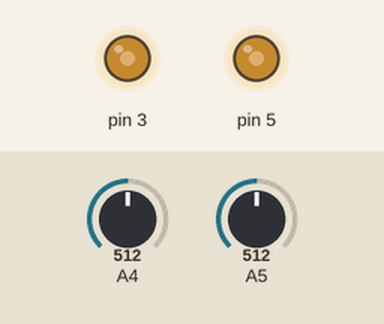
Simulated run of this sketch. Board: Arduino Uno, built with avr-gcc and run on an emulated ATmega328P. Shown: output pins drawn as LEDs (lit = HIGH). The inputs (shaded band) are chosen by the test bench; at power-on: A4 = 512, A5 = 512.

Above: at 1.2 s.
1.3 s: A4 set to 716
At 2.1 s:
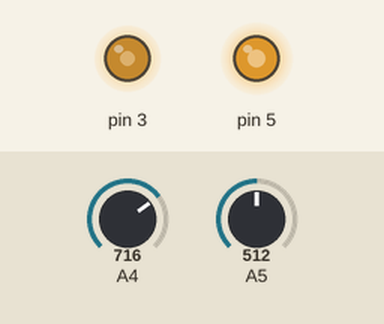
2.8 s: A5 set to 716
At 3.2 s:
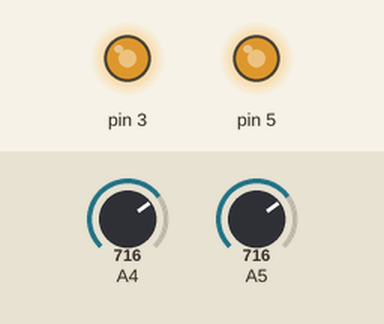
4.3 s: A4 set to 900
At 5.5 s:
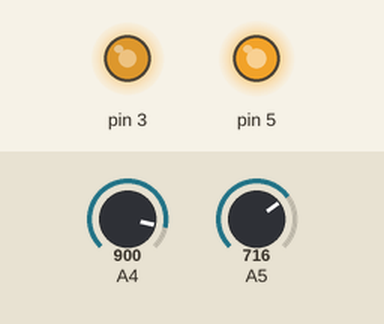
5.8 s: A5 set to 900
At 6.7 s:
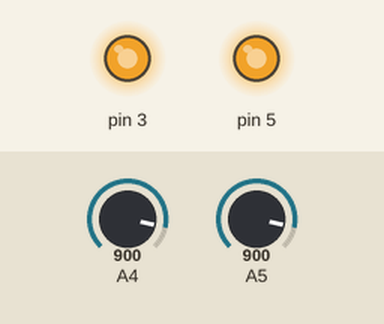
7.3 s: A4 set to 511
At 7.8 s:
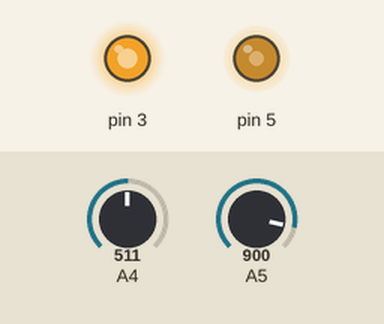
8.8 s: A5 set to 122
At 10.2 s:
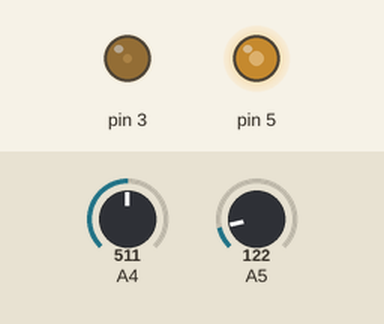
Timing chart, 0 to 11.3 s (numbered marks = the images above; inputs shaded):
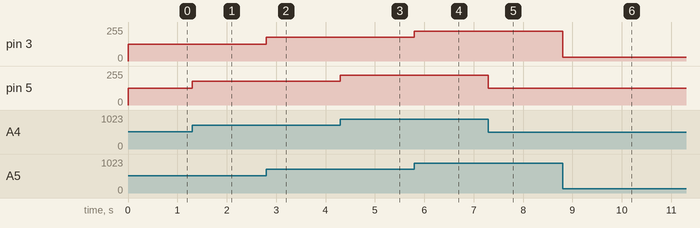

The sketch:

chal2.ino
```cpp
int LED_1,LED_2;

void setup() {
  // put your setup code here, to run once:
  pinMode(3, OUTPUT);
  pinMode(5, OUTPUT);
}

void loop() {
  // put your main code here, to run repeatedly:
  LED_1= map(analogRead(A5),0,1023,0,255);
  LED_2= map(analogRead(A4),0,1023,0,255);

  analogWrite(3,LED_1);
  analogWrite(5,LED_2);
}
```

Measured:
- after the input at 1.3 s, pin 5: 127/255 → 178/255 at once
- after the input at 2.8 s, pin 3: 127/255 → 178/255 at once
- after the input at 4.3 s, pin 5: 178/255 → 224/255 at once
- after the input at 5.8 s, pin 3: 178/255 → 224/255 at once
- after the input at 7.3 s, pin 5: 224/255 → 127/255 at once
- after the input at 8.8 s, pin 3: 224/255 → 30/255 at once
